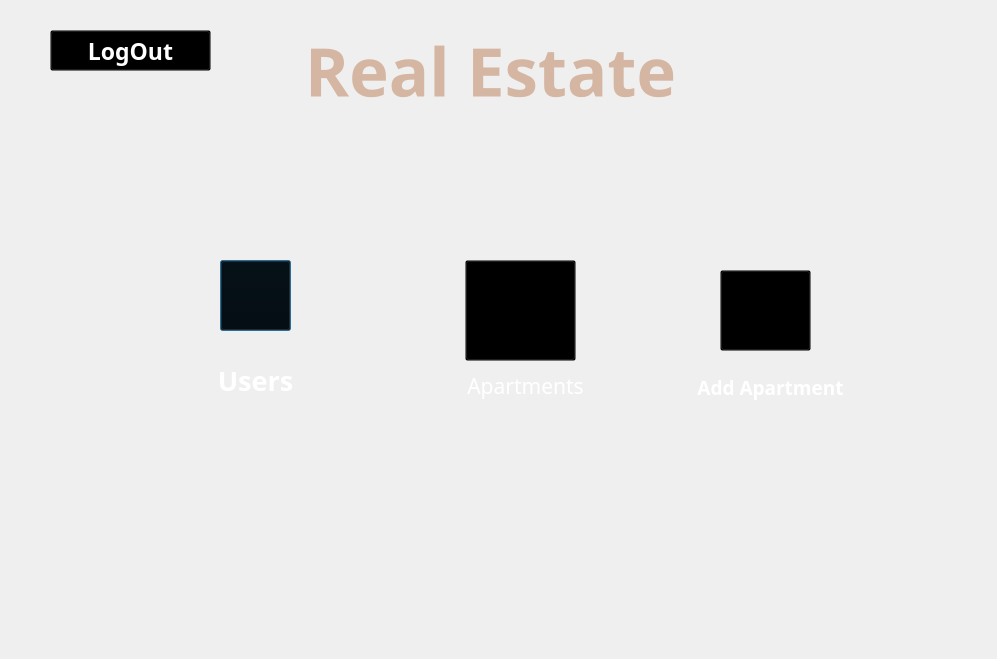
<?xml version="1.0" encoding="UTF-8"?>
<ui version="4.0">
 <class>adminpage</class>
 <widget class="QDialog" name="adminpage">
  <property name="geometry">
   <rect>
    <x>0</x>
    <y>0</y>
    <width>997</width>
    <height>659</height>
   </rect>
  </property>
  <property name="windowTitle">
   <string>Real Estae</string>
  </property>
  <widget class="QLabel" name="background">
   <property name="geometry">
    <rect>
     <x>0</x>
     <y>-30</y>
     <width>998</width>
     <height>711</height>
    </rect>
   </property>
   <property name="minimumSize">
    <size>
     <width>998</width>
     <height>711</height>
    </size>
   </property>
   <property name="layoutDirection">
    <enum>Qt::LeftToRight</enum>
   </property>
   <property name="autoFillBackground">
    <bool>false</bool>
   </property>
   <property name="text">
    <string/>
   </property>
   <property name="pixmap">
    <pixmap resource="image.qrc">:/new/background.jpg</pixmap>
   </property>
  </widget>
  <widget class="QWidget" name="widget" native="true">
   <property name="geometry">
    <rect>
     <x>60</x>
     <y>160</y>
     <width>881</width>
     <height>291</height>
    </rect>
   </property>
   <widget class="QLabel" name="label_5">
    <property name="geometry">
     <rect>
      <x>100</x>
      <y>60</y>
      <width>201</width>
      <height>191</height>
     </rect>
    </property>
    <property name="text">
     <string/>
    </property>
    <property name="pixmap">
     <pixmap resource="image.qrc">:/new/rec1.png</pixmap>
    </property>
    <property name="alignment">
     <set>Qt::AlignLeading|Qt::AlignLeft|Qt::AlignVCenter</set>
    </property>
   </widget>
   <widget class="QLabel" name="label">
    <property name="geometry">
     <rect>
      <x>140</x>
      <y>200</y>
      <width>111</width>
      <height>41</height>
     </rect>
    </property>
    <property name="font">
     <font>
      <family>Javanese Text</family>
      <pointsize>20</pointsize>
      <bold>true</bold>
     </font>
    </property>
    <property name="styleSheet">
     <string notr="true">color: rgb(255, 255, 255);</string>
    </property>
    <property name="text">
     <string>Users</string>
    </property>
    <property name="alignment">
     <set>Qt::AlignCenter</set>
    </property>
   </widget>
   <widget class="QPushButton" name="add">
    <property name="geometry">
     <rect>
      <x>160</x>
      <y>100</y>
      <width>71</width>
      <height>71</height>
     </rect>
    </property>
    <property name="styleSheet">
     <string notr="true">QPushButton {
                 
     background-color: transparent;
}
QPushButton:hover
{
 border-radius: 20px;
background-color : gray;
 icon-size: 16px,16px;

}
QPushButton:pressed
 {

      background-color : rgb(51, 149, 255);
       icon-size: 25px,25px;


 }</string>
    </property>
    <property name="text">
     <string/>
    </property>
    <property name="icon">
     <iconset resource="image.qrc">
      <normaloff>:/new/0684456b-aa2b-4631-86f7-93ceaf33303c.png</normaloff>:/new/0684456b-aa2b-4631-86f7-93ceaf33303c.png</iconset>
    </property>
    <property name="iconSize">
     <size>
      <width>90</width>
      <height>90</height>
     </size>
    </property>
   </widget>
   <widget class="QLabel" name="label_8">
    <property name="geometry">
     <rect>
      <x>360</x>
      <y>60</y>
      <width>201</width>
      <height>191</height>
     </rect>
    </property>
    <property name="text">
     <string/>
    </property>
    <property name="pixmap">
     <pixmap resource="image.qrc">:/new/rec1.png</pixmap>
    </property>
    <property name="alignment">
     <set>Qt::AlignLeading|Qt::AlignLeft|Qt::AlignVCenter</set>
    </property>
   </widget>
   <widget class="QLabel" name="label_3">
    <property name="geometry">
     <rect>
      <x>385</x>
      <y>210</y>
      <width>161</width>
      <height>31</height>
     </rect>
    </property>
    <property name="font">
     <font>
      <family>Javanese Text</family>
      <pointsize>16</pointsize>
      <bold>false</bold>
     </font>
    </property>
    <property name="styleSheet">
     <string notr="true">color: rgb(255, 255, 255);</string>
    </property>
    <property name="text">
     <string>Apartments</string>
    </property>
    <property name="alignment">
     <set>Qt::AlignCenter</set>
    </property>
   </widget>
   <widget class="QPushButton" name="apartments">
    <property name="geometry">
     <rect>
      <x>405</x>
      <y>100</y>
      <width>111</width>
      <height>101</height>
     </rect>
    </property>
    <property name="styleSheet">
     <string notr="true">QPushButton {
                 
     background-color: transparent;
}
QPushButton:hover
{
 border-radius: 20px;
background-color : gray;
 icon-size: 40px,40px;

}
QPushButton:pressed
 {

      background-color : rgb(51, 149, 255);
       icon-size: 25px,25px;


 }
</string>
    </property>
    <property name="text">
     <string/>
    </property>
    <property name="icon">
     <iconset resource="image.qrc">
      <normaloff>:/new/3d-house-model-with-modern-architecture.png</normaloff>:/new/3d-house-model-with-modern-architecture.png</iconset>
    </property>
    <property name="iconSize">
     <size>
      <width>180</width>
      <height>100</height>
     </size>
    </property>
   </widget>
   <widget class="QLabel" name="label_9">
    <property name="geometry">
     <rect>
      <x>610</x>
      <y>60</y>
      <width>211</width>
      <height>191</height>
     </rect>
    </property>
    <property name="text">
     <string/>
    </property>
    <property name="pixmap">
     <pixmap resource="image.qrc">:/new/rec1.png</pixmap>
    </property>
    <property name="alignment">
     <set>Qt::AlignLeading|Qt::AlignLeft|Qt::AlignVCenter</set>
    </property>
   </widget>
   <widget class="QLabel" name="label_2">
    <property name="geometry">
     <rect>
      <x>590</x>
      <y>207</y>
      <width>241</width>
      <height>41</height>
     </rect>
    </property>
    <property name="font">
     <font>
      <family>Javanese Text</family>
      <pointsize>14</pointsize>
      <bold>true</bold>
     </font>
    </property>
    <property name="styleSheet">
     <string notr="true">color:rgb(255, 255, 255);</string>
    </property>
    <property name="text">
     <string>Add Apartment</string>
    </property>
    <property name="alignment">
     <set>Qt::AlignCenter</set>
    </property>
   </widget>
   <widget class="QPushButton" name="add_2">
    <property name="geometry">
     <rect>
      <x>660</x>
      <y>110</y>
      <width>91</width>
      <height>81</height>
     </rect>
    </property>
    <property name="styleSheet">
     <string notr="true">QPushButton {
                 
     background-color: transparent;
}
QPushButton:hover
{
 border-radius: 20px;
background-color : gray;
 icon-size: 16px,16px;

}
QPushButton:pressed
 {

      background-color : rgb(51, 149, 255);
       icon-size: 25px,25px;


 }
</string>
    </property>
    <property name="text">
     <string/>
    </property>
    <property name="icon">
     <iconset resource="image.qrc">
      <normaloff>:/new/house_6815657.png</normaloff>:/new/house_6815657.png</iconset>
    </property>
    <property name="iconSize">
     <size>
      <width>90</width>
      <height>90</height>
     </size>
    </property>
   </widget>
  </widget>
  <widget class="QWidget" name="widget_2" native="true">
   <property name="geometry">
    <rect>
     <x>0</x>
     <y>0</y>
     <width>991</width>
     <height>141</height>
    </rect>
   </property>
   <widget class="QLabel" name="label_6">
    <property name="geometry">
     <rect>
      <x>0</x>
      <y>-20</y>
      <width>1011</width>
      <height>181</height>
     </rect>
    </property>
    <property name="text">
     <string/>
    </property>
    <property name="pixmap">
     <pixmap resource="image.qrc">:/new/transparent.png</pixmap>
    </property>
   </widget>
   <widget class="QPushButton" name="back">
    <property name="geometry">
     <rect>
      <x>50</x>
      <y>30</y>
      <width>161</width>
      <height>41</height>
     </rect>
    </property>
    <property name="font">
     <font>
      <family>Arial Black</family>
      <pointsize>17</pointsize>
      <bold>true</bold>
     </font>
    </property>
    <property name="styleSheet">
     <string notr="true">QPushButton {
                       color:white;
     background-color: transparent;
                       }
                         QPushButton:hover {
                             background-color: gray;
                     		 border-radius: 20px;


                         }

QPushButton:pressed
 {

      background-color : red;
      

 }</string>
    </property>
    <property name="text">
     <string>LogOut</string>
    </property>
    <property name="icon">
     <iconset resource="image.qrc">
      <normaloff>:/new/power_15184319.png</normaloff>:/new/power_15184319.png</iconset>
    </property>
    <property name="iconSize">
     <size>
      <width>40</width>
      <height>40</height>
     </size>
    </property>
   </widget>
   <widget class="QLabel" name="label_7">
    <property name="geometry">
     <rect>
      <x>260</x>
      <y>10</y>
      <width>461</width>
      <height>121</height>
     </rect>
    </property>
    <property name="font">
     <font>
      <family>Segoe Print</family>
      <pointsize>50</pointsize>
      <bold>true</bold>
     </font>
    </property>
    <property name="styleSheet">
     <string notr="true">color:#D5B6A2;</string>
    </property>
    <property name="text">
     <string>Real Estate</string>
    </property>
    <property name="alignment">
     <set>Qt::AlignCenter</set>
    </property>
   </widget>
   <widget class="QPushButton" name="pushButton">
    <property name="geometry">
     <rect>
      <x>810</x>
      <y>58</y>
      <width>61</width>
      <height>41</height>
     </rect>
    </property>
    <property name="styleSheet">
     <string notr="true">QPushButton {
                       color:white;
background-color: transparent;
                     		 border-radius: 20px;                       }
                         QPushButton:hover {
                             background-color: #2E2E2E;
                     		 border-radius: 20px;


                         }

QPushButton:pressed
 {

      background-color : rgb(51, 149, 255);
      

 }</string>
    </property>
    <property name="text">
     <string/>
    </property>
    <property name="icon">
     <iconset resource="image.qrc">
      <normaloff>:/new/arrow-down_6423873.png</normaloff>:/new/arrow-down_6423873.png</iconset>
    </property>
    <property name="iconSize">
     <size>
      <width>70</width>
      <height>70</height>
     </size>
    </property>
    <property name="checkable">
     <bool>true</bool>
    </property>
   </widget>
  </widget>
  <widget class="QPushButton" name="previous">
   <property name="geometry">
    <rect>
     <x>10</x>
     <y>300</y>
     <width>41</width>
     <height>41</height>
    </rect>
   </property>
   <property name="font">
    <font>
     <family>Arial Black</family>
     <pointsize>17</pointsize>
     <bold>true</bold>
    </font>
   </property>
   <property name="styleSheet">
    <string notr="true">QPushButton {
                       color:white;
background-color: transparent;
                     		 border-radius: 20px;                       }
                         QPushButton:hover {
                             background-color: #2E2E2E;
                     		 border-radius: 20px;


                         }

QPushButton:pressed
 {

      background-color : rgb(51, 149, 255);
      

 }</string>
   </property>
   <property name="text">
    <string/>
   </property>
   <property name="icon">
    <iconset resource="image.qrc">
     <normaloff>:/new/back.png</normaloff>:/new/back.png</iconset>
   </property>
   <property name="iconSize">
    <size>
     <width>40</width>
     <height>40</height>
    </size>
   </property>
  </widget>
  <widget class="QPushButton" name="next">
   <property name="geometry">
    <rect>
     <x>950</x>
     <y>300</y>
     <width>41</width>
     <height>41</height>
    </rect>
   </property>
   <property name="font">
    <font>
     <family>Arial Black</family>
     <pointsize>17</pointsize>
     <bold>true</bold>
    </font>
   </property>
   <property name="styleSheet">
    <string notr="true">QPushButton {
                       color:white;
background-color: transparent;
                     		 border-radius: 20px;                       }
                         QPushButton:hover {
                             background-color: #2E2E2E;
                     		 border-radius: 20px;


                         }

QPushButton:pressed
 {

      background-color : rgb(51, 149, 255);
      

 }</string>
   </property>
   <property name="text">
    <string/>
   </property>
   <property name="icon">
    <iconset resource="image.qrc">
     <normaloff>:/new/next.png</normaloff>:/new/next.png</iconset>
   </property>
   <property name="iconSize">
    <size>
     <width>40</width>
     <height>40</height>
    </size>
   </property>
  </widget>
 </widget>
 <resources>
  <include location="image.qrc"/>
 </resources>
 <connections>
  <connection>
   <sender>pushButton</sender>
   <signal>toggled(bool)</signal>
   <receiver>widget</receiver>
   <slot>setVisible(bool)</slot>
   <hints>
    <hint type="sourcelabel">
     <x>833</x>
     <y>81</y>
    </hint>
    <hint type="destinationlabel">
     <x>833</x>
     <y>173</y>
    </hint>
   </hints>
  </connection>
  <connection>
   <sender>pushButton</sender>
   <signal>toggled(bool)</signal>
   <receiver>widget</receiver>
   <slot>setHidden(bool)</slot>
   <hints>
    <hint type="sourcelabel">
     <x>864</x>
     <y>83</y>
    </hint>
    <hint type="destinationlabel">
     <x>658</x>
     <y>334</y>
    </hint>
   </hints>
  </connection>
 </connections>
</ui>
